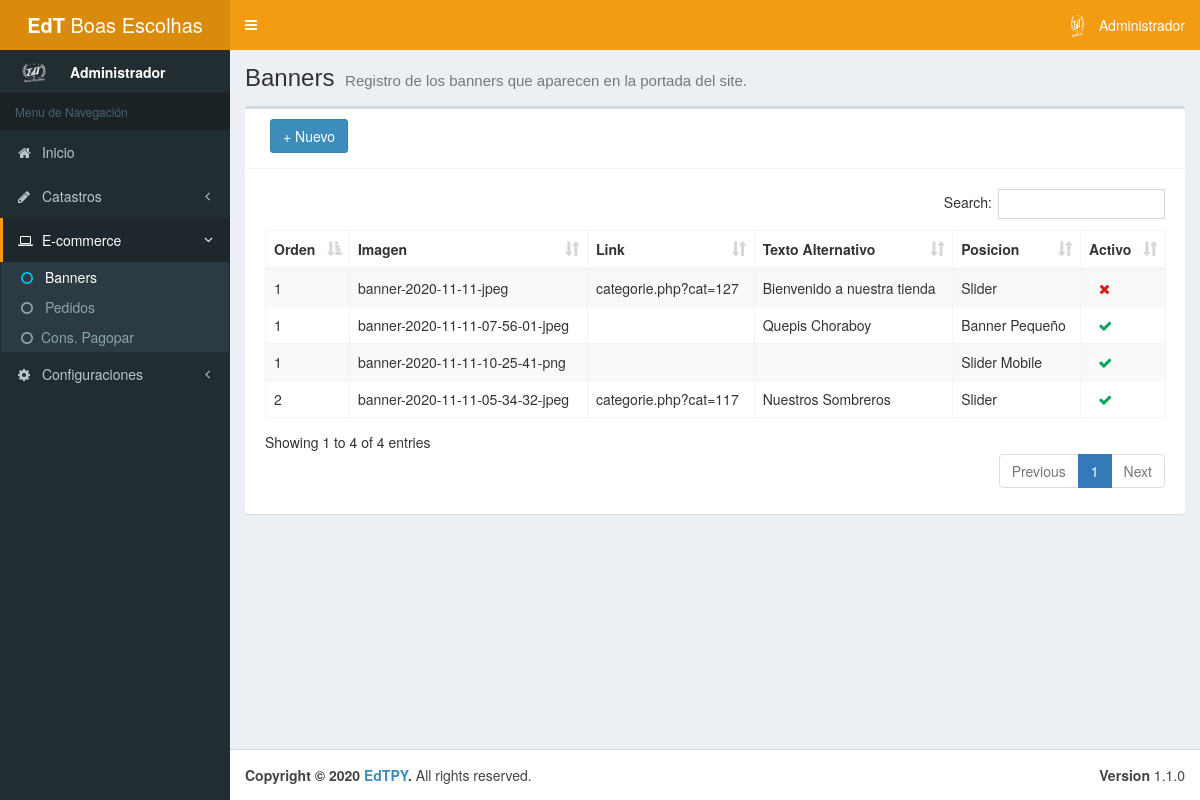
Page /admin/banner.php (signed in) on the earlier database version.
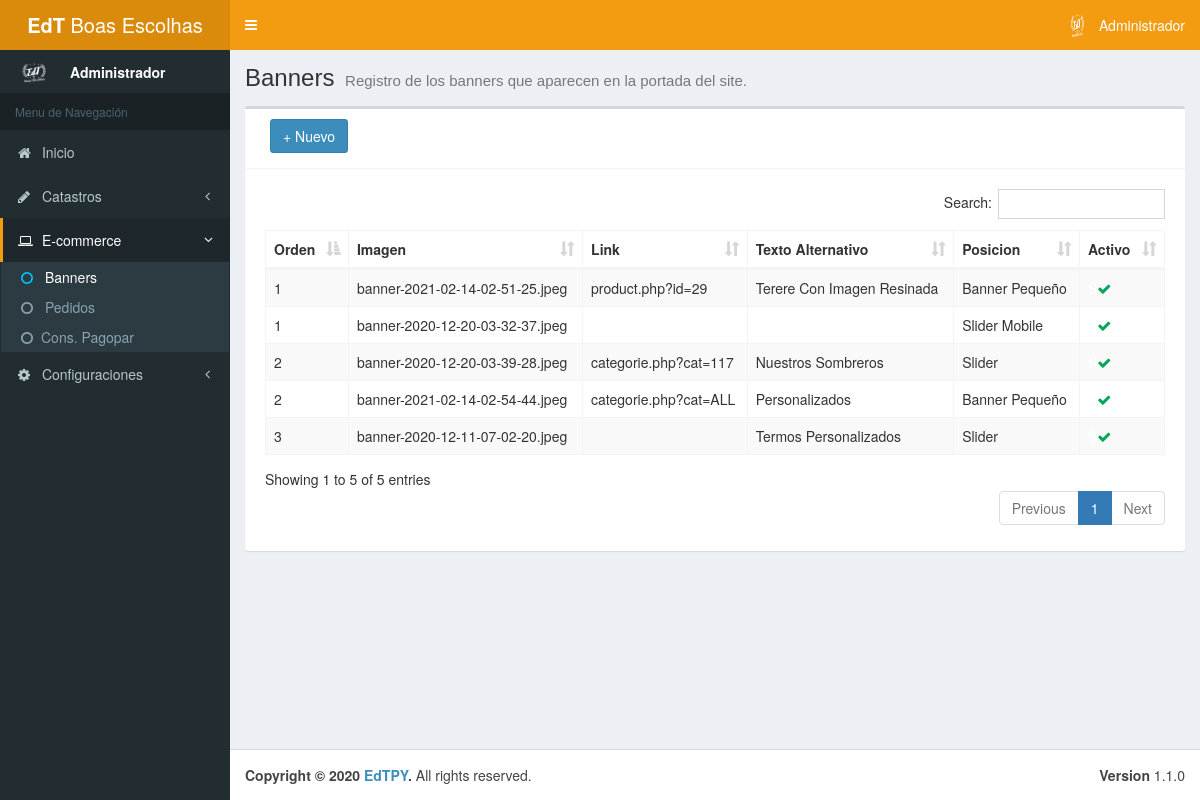
Same page on the later database version.
### tables this page shows
CREATE TABLE `tb_banner` (
  `id` int(11) NOT NULL,
  `img` varchar(100) NOT NULL,
  `text_alt` varchar(100) DEFAULT NULL,
  `url` varchar(100) DEFAULT NULL,
  `orden` int(11) NOT NULL,
  `posicion` tinyint(1) NOT NULL,
  `activo` tinyint(1) NOT NULL
);

### admin/mods/server/banner.php (called while the page is built, shortened)
<?php
	function getAllBanners () {
		$connection = conn();
		$sql = "SELECT tb_banner.* FROM tb_banner ORDER BY tb_banner.posicion, tb_banner.orden";
		$query = $connection->prepare($sql);
		$query->execute();
		if ($query->rowCount() > 0) {
			$result= $query->fetchAll();
		} else {
			$result = null;
		}
		return $result;
	}
?>

### admin/mods/objs/banner.php (called while the page is built, shortened)
<?php
	include_once "mods/server/banner.php";
	$banners = getAllBanners();
?>

### admin/banner.php (the view, shortened to what this page needs)
<!DOCTYPE html>
<html>
<head>
	<?php include 'includes/head.php'; ?>
</head>
<body class="hold-transition skin-yellow sidebar-mini">
	<div class="wrapper">
		<?php include 'includes/header.php'; ?>
		<?php include 'includes/aside.php'; ?>
        <?php include_once "mods/objs/banner.php";?>
		<div class="content-wrapper">
			<section class="content-header">
				<h1>
					Banners
					<small>Registro de los banners que aparecen en la portada del site.</small>
				</h1>
			</section>
			<section class="content">
            	<div class="box">
					<div class="box-header with-border">
						<div class="col-md-3 pull-left">
							<button id="btnAdd" type="button" class="btn btn-primary" data-toggle="modal" data-target="#AddModal" style="margin-bottom: 5px;">+ Nuevo</button>
						</div>
					</div>
					<div class="box-body">
						<div class="box-body table-responsive">
							<table class="table table-striped table-bordered display nowra" id="tabladatos">
							<thead>
								<tr>
									<th>Orden</th>
									<th>Imagen</th>
									<th>Link</th>
									<th>Texto Alternativo</th>
									<th>Posicion</th>
									<th>Activo</th>
								</tr>
							</thead>
							<tbody>
								<?php
									if ($banners != null) {
										foreach ($banners as $row) {
								?>
								<tr data-toggle="modal" data-target="#AltModal" data-codigo="<?php echo $row['id'];?>" data-orden="<?php echo $row['orden'];?>" data-url="<?php echo $row['url'];?>" data-img="<?php echo $row['img'];?>" data-alternativo="<?php echo $row['text_alt'];?>" data-posicion="<?php echo $row['posicion'];?>" data-activo="<?php echo $row['activo'];?>">
									<td><?php echo $row['orden'];?></td>
									<td><?php echo $row['img'];?></td>
									<td><?php echo $row['url'];?></td>
									<td><?php echo $row['text_alt'];?></td>
									<td>
									<?php
										if ($row['posicion'] == 0) {
											echo "Slider";
										} else if ($row['posicion'] == 2) {
											echo "Slider Mobile";
										} else {
											echo "Banner Pequeño";
										}
									?>
									</td>
									<td>
									<?php
										if ($row['activo'] == 1) {
											echo '<span style="color: white">S</span><i class="fa fa-check text-success"></i>';
										} else {
											echo '<span style="color: white">N</span><i class="fa fa-close text-danger"></i>';
										}
									?>
									</td>
								</tr>
								<?php }}?>
							</tbody>
							</table>
						</div>
					</div>
				</div>
            </section>
		</div>
		<?php include "includes/footer.php"; ?>
	</div>
</body>
</html>

### admin/includes/head.php (shortened to what this page needs)
<link rel="stylesheet" href="https://maxcdn.bootstrapcdn.com/bootstrap/3.3.7/css/bootstrap.min.css">
<link href="https://gitcdn.github.io/bootstrap-toggle/2.2.2/css/bootstrap-toggle.min.css" rel="stylesheet">
<link rel="stylesheet" href="https://stackpath.bootstrapcdn.com/font-awesome/4.7.0/css/font-awesome.min.css">
<link rel="stylesheet" href="css/AdminLTE.min.css">
<link rel="stylesheet" href="css/skin-yellow.min.css">
<link rel="stylesheet" href="plugins/bootstrap-select/dist/css/bootstrap-select.min.css">
<link rel="stylesheet" href="plugins/bootstrap-colorpicker/dist/css/bootstrap-colorpicker.min.css">
<link rel="stylesheet" type="text/css" href="https://cdn.jsdelivr.net/npm/daterangepicker/daterangepicker.css" />
<link rel="stylesheet" type="text/css" href="plugins/DataTables/DataTables-1.10.20/css/dataTables.bootstrap.css"/>
<link rel="stylesheet" type="text/css" href="plugins/DataTables/DataTables-1.10.20/buttons.dataTables.min.css"/>
<link rel="stylesheet" type="text/css" href="plugins/bootstrap-datepicker/css/bootstrap-datepicker.standalone.min.css"/>
<link rel="stylesheet" type="text/css" href="plugins/bootstrap-datepicker/css/bootstrap-datepicker3.standalone.min.css"/>
<link rel="stylesheet" href="plugins/select2/dist/css/select2.min.css">
<link href="https://cdn.jsdelivr.net/gh/gitbrent/bootstrap4-toggle@3.6.1/css/bootstrap4-toggle.min.css" rel="stylesheet">
<link rel="stylesheet" href="css/select2-alt.css">
<link rel="stylesheet" href="css/estilos.css">

### admin/includes/header.php (shortened to what this page needs)
<header class="main-header">
	<a href="index.php" class="logo">
		<span class="logo-lg"><?php echo $_SESSION['empresa-menu'];?></span>
	</a>
	<nav class="navbar navbar-static-top">
		<a href="#" class="sidebar-toggle" data-toggle="push-menu" role="button">
		</a>
		<div class="navbar-custom-menu">
			<ul class="nav navbar-nav">
				<li class="dropdown user user-menu">
					<a href="#" class="dropdown-toggle" data-toggle="dropdown">
						<img src="../img/logo.png" class="user-image" alt="User Image">
						<span class="hidden-xs"><?php echo $_SESSION['nome_usuario'];?></span>
					</a>
				</li>
			</ul>
		</div>
	</nav>
</header>

### admin/includes/aside.php (shortened to what this page needs)
<aside class="main-sidebar">
	<section class="sidebar">
		<div class="user-panel">
			<div class="pull-left image">
				<img src="../img/logo.png" class="img-circle" alt="User Image">
			</div>
			<div class="pull-left info">
				<p><?php echo $_SESSION['nome_usuario'];?></p>
			</div>
		</div>
		<?php
			$inicio = "";
			$catastro = "";
			$ecommerce = "";
			$subbanner1 = "";
			$subbanner2 = "";
			$subpedidos1 = "";
			$subpedidos2 = "";
			$subconsultapagopar1= "";
			$subconsultapagopar2= "";
			$configuraciones = "";
			if (strpos($_SERVER['REQUEST_URI'], 'cliente.php') !== false){
				$catastro = "active";
				$subcliente1 = "active";
				$subcliente2 = "text-aqua";
			} else if (strpos($_SERVER['REQUEST_URI'], 'categoria.php') !== false){
				$catastro = "active";
				$subcategoria1 = "active";
				$subcategoria2 = "text-aqua";
			} else if (strpos($_SERVER['REQUEST_URI'], 'marca.php') !== false){
				$catastro = "active";
				$submarca1 = "active";
				$submarca2 = "text-aqua";
			} else if (strpos($_SERVER['REQUEST_URI'], 'atributo.php') !== false){
				$catastro = "active";
				$subatributo1 = "active";
				$subatributo2 = "text-aqua";
			} else if (strpos($_SERVER['REQUEST_URI'], 'revendedor.php') !== false){
				$catastro = "active";
				$subrevendedor1 = "active";
				$subrevendedor2 = "text-aqua";
			} else if (strpos($_SERVER['REQUEST_URI'], 'producto.php') !== false OR strpos($_SERVER['REQUEST_URI'], 'producto_detalle.php') !== false){
				$catastro = "active";
				$subproducto1 = "active";
				$subproducto2 = "text-aqua";
			} else if (strpos($_SERVER['REQUEST_URI'], 'pedido.php') !== false OR strpos($_SERVER['REQUEST_URI'], 'pedido_detalle.php') !== false){
				$ecommerce = "active";
				$subpedidos1 = "active";
				$subpedidos2 = "text-aqua";
			} else if (strpos($_SERVER['REQUEST_URI'], 'banner.php') !== false){
				$ecommerce = "active";
				$subbanner1 = "active";
				$subbanner2 = "text-aqua";
			} else if (strpos($_SERVER['REQUEST_URI'], 'consultapagopar.php') !== false){
				$ecommerce = "active";
				$subconsultapagopar1 = "active";
				$subconsultapagopar2 = "text-aqua";
			} else if (strpos($_SERVER['REQUEST_URI'], 'usuario.php') !== false){
				$configuraciones = "active";
				$subusuario1 = "active";
				$subusuario2 = "text-aqua";
			} else if (strpos($_SERVER['REQUEST_URI'], 'informaciones.php') !== false){
				$configuraciones = "active";
				$subinfo1 = "active";
				$subinfo2 = "text-aqua";
			} else {
				$inicio = "active";
			}
		?>
		<ul class="sidebar-menu" data-widget="tree">
			<li class="header">Menu de Navegación</li>
			<li class="<?php echo $inicio;?>">
				<a href="index.php">
					<i class="fa fa-home"></i> <span>Inicio</span>
				</a>
			</li>
			<li class="<?php echo $catastro;?> treeview">
				<a href="#">
					<i class="fa fa-pencil"></i> <span>Catastros</span>
					<span class="pull-right-container">
						<i class="fa fa-angle-left pull-right"></i>
					</span>
				</a>
			</li>
			<li class="<?php echo $ecommerce;?> treeview">
				<a href="#">
					<i class="fa fa-laptop"></i> <span>E-commerce</span>
					<span class="pull-right-container">
						<i class="fa fa-angle-left pull-right"></i>
					</span>
				</a>
				<ul class="treeview-menu">
					<li class="<?php echo $subbanner1;?>"><a href="banner.php"><i class="fa fa-circle-o <?php echo $subbanner2;?>"></i> Banners</a></li>
					<li class="<?php echo $subpedidos1;?>"><a href="pedido.php"><i class="fa fa-circle-o <?php echo $subpedidos2;?>"></i> Pedidos</a></li>
					<li class="<?php echo $subconsultapagopar1;?>"><a href="consultapagopar.php"><i class="fa fa-circle-o <?php echo $subconsultapagopar2;?>"></i>Cons. Pagopar</a></li>
				</ul>
			</li>
			<?php
				if ($_SESSION['tipo'] == 0) {
			?>
			<li class="<?php echo $configuraciones;?> treeview">
				<a href="#">
					<i class="fa fa-gear"></i> <span>Configuraciones</span>
					<span class="pull-right-container">
						<i class="fa fa-angle-left pull-right"></i>
					</span>
				</a>
			</li>
			<?php
				}
			?>
		</ul>
	</section>
</aside>

### admin/includes/footer.php
<footer class="main-footer">
	<div class="pull-right hidden-xs">
		<b>Version</b> 1.1.0
	</div>
	<strong>Copyright &copy; 2020 <a href=""><?php echo $_SESSION['empresa'];?></a>.</strong> All rights
	reserved.
</footer>

### admin/css/estilos.css (style rules this page uses)
.text-success { color: #00a65a; }
.text-danger { color: #d91e18; }

Differences in the rows shown:
removed tb_banner: orden "1", img "banner-2020-11-11-jpeg", url "categorie.php?cat=127", text_alt "Bienvenido a nuestra tienda", posicion "Slider", activo 0 (drawn)
changed tb_banner "categorie.php?cat=117": img "banner-2020-11-11-05-34-32-jpeg" → "banner-2020-12-20-03-39-28.jpeg"
added tb_banner: orden "3", img "banner-2020-12-11-07-02-20.jpeg", text_alt "Termos Personalizados", posicion "Slider", activo 1 (drawn)
changed tb_banner: img "banner-2020-11-11-07-56-01-jpeg" → "banner-2021-02-14-02-51-25.jpeg"; url (not shown) → "product.php?id=29"; text_alt "Quepis Choraboy" → "Terere Con Imagen Resinada"
changed tb_banner: orden "1" → "2"; img "banner-2020-11-11-10-25-41-png" → "banner-2021-02-14-02-54-44.jpeg"; url (not shown) → "categorie.php?cat=ALL"; text_alt (not shown) → "Personalizados"; posicion "Slider Mobile" → "Banner Pequeño"
added tb_banner: orden "1", img "banner-2020-12-20-03-32-37.jpeg", posicion "Slider Mobile", activo 1 (drawn)
Other differences:
text written by a page script: "Search: Showing 1 to 4 of 4 entries Previous 1 Next" → "Search: Showing 1 to 5 of 5 entries Previous 1 Next"
